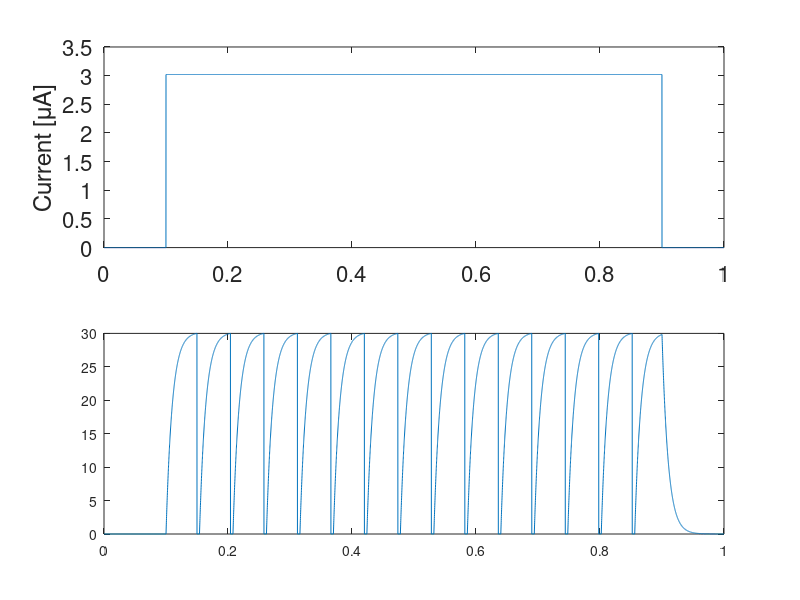

Write the MATLAB code that produced this figure. (Note: this script raises an error after producing the figure.)

    % Simulation of an intergrate-and-fire neuron


    % Computation and cognition undergrad - ex2
    % See word document, for instructions

    clear; close all; clc;

    %% Declare simulation parameters (we will work in units of Volts, Siemens, Farads and Sec)
    gL = 1e-4; % conductance (S/cm^2), 1/R
    C = 1e-6; % capacitance (F/cm^2)
    tau = C/gL; % sec - time constant, equal to RC
    TH_in_mV = 30; % mV
    TH = TH_in_mV/1000; % V
    tau_R = 0.004; % sec - Refractoriness

    dt = 0.0001; % time step for numerical integration
    t_final = 1; % sec, duration of numerical simulation
    n = round(t_final/dt); % number of iterations (steps)
    V = NaN(1,n+1); % initialize array for the voltage trace
    V(1) = 0; % initial condition for the voltage - This is V(0)
    %In matlab we arrays are 1-indexed (V(1) is the first element)
    %This is why we have 10001 columns in I

    t = (0:n)*dt; % time vector (n+1 components)

    %% load external current
    %TODO: After you implement 'the plotting section', load the currents
    %(one by one) and plot the applied current and the neuron's response

    %load I_const; % loading I
    %load I_sin;
    %load I_exp;
    load I_step;

    %% Numerical integration
    %TODO: add a comment to each line that explains what it does
    % HINT: Explain it to me like I know matlab pretty well, but I don't have a
    %   clue in neuroscience or differntial equations.
    
    RP_flag = 0; % a binary varient that defines whether there is a refrectorial period. 
    
    for idx = 1:n
        VV = V(idx) + (-V(idx)/tau + I(idx)/C)*dt; % dynamical equation of an RC circuit
        
%if the voltage (VV) is larger then the threshold (TH) the neuron
%wiil fire. Afterwards it will enter a refrectorial period.
        if VV >= TH 
            VV = 0; 
            RP_flag = 1; 
            t_RP_start = t(idx); %records the start time of the RP
        end
        if RP_flag
            VV = 0; %while RP the neuron's voltage is 0.
            if (t(idx) - t_RP_start >= tau_R) % after the neuron stays in RP for tau_R(the time that takes for the neuron to be able again to produce an action potential.) the RP will end.
                RP_flag = 0;
            end
        end

        V(idx+1) = VV; 
    end

    %% The plotting section
    figure('Color','w');
    
    subplot(2,1,1)
    
    y = I*(10^6);
    plot(t,y)
    set(gca,'FontSize',16)
    ylabel('Current [\muA]')
    
    subplot(2,1,2)
    y = V*10^3;
    plot(t,y)
    yline(TH_in_mV,['r','--'])
    hold on

    ylim([0 32]);
    set(gca,'FontSize',16)
    xlabel('Time [S]');
    ylabel('Relative Voltage [mV]')
